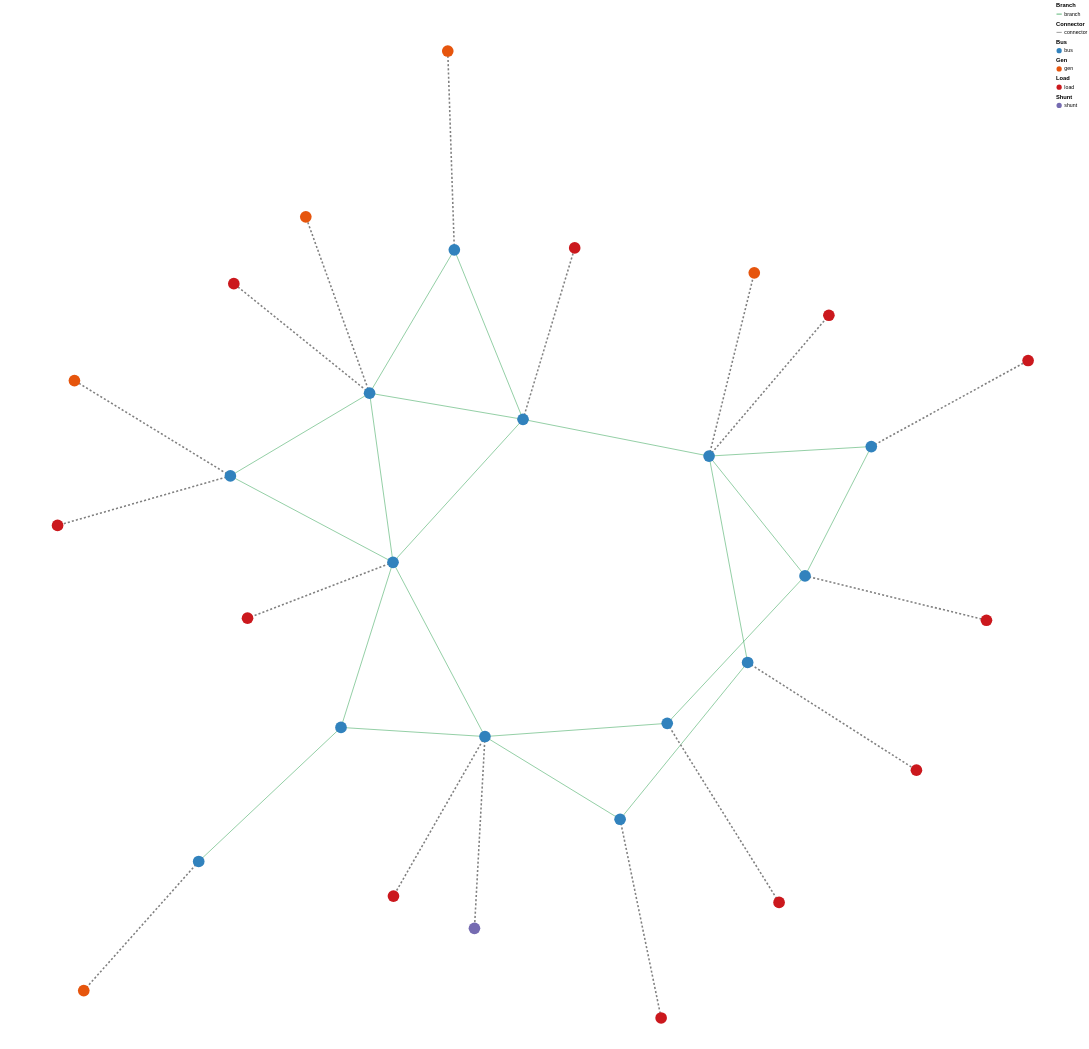

The cell this chart's notebook holds for it:
### Code cell
using PowerPlots
using PowerModels

# Parse the MATPOWER case
sys = PowerModels.parse_file("../cases/case2383wp.m")
# sys = PowerModels.parse_file("../cases/case14.m")

plot = powerplot(sys;
    width = 2000, height = 2000,
    fixed = false,                         # allow layout algorithm to place nodes
    node = (:size => 3),                   # << much smaller than default 500
    branch = (:size => 1),                 # thin branches
)

display(plot)
